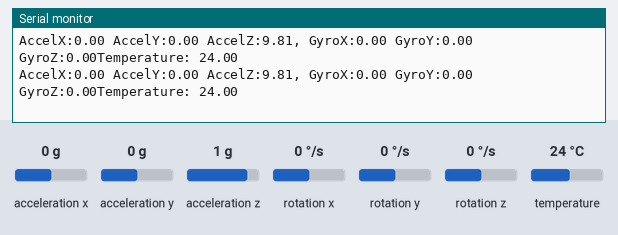
A sketch run on a simulated ESP32. On the bench: the last lines printed to the serial monitor. The test bench sets the inputs (shaded band); at power-on: acceleration x 0 g, acceleration y 0 g, acceleration z 1 g, rotation x 0 °/s, rotation y 0 °/s, rotation z 0 °/s, temperature 24 °C. Nothing arrives over Bluetooth unless stated.

Above: at 1.2 s.
1.3 s: acceleration x set to -0.8 g
At 2.2 s:
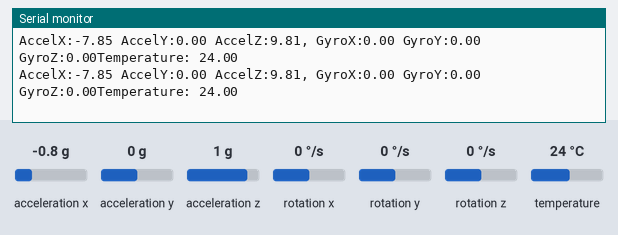
4.3 s: acceleration y set to -1.4 g
At 4.8 s:
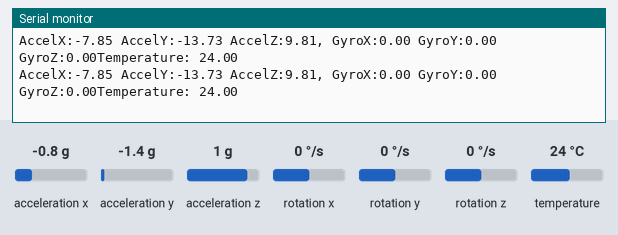
7.3 s: acceleration z set to -1.4 g
At 7.9 s:
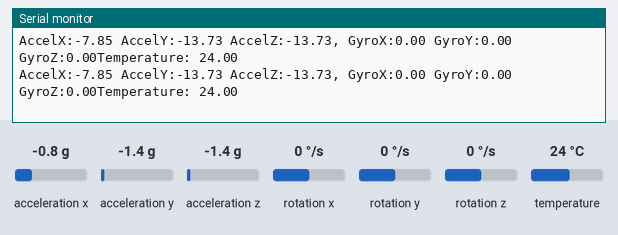
10.3 s: acceleration x set to 0 g
At 11.0 s:
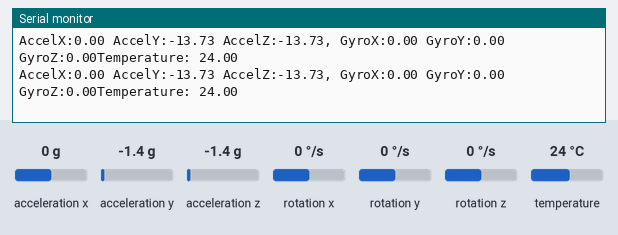
13.3 s: rotation x set to -192 °/s
At 13.9 s:
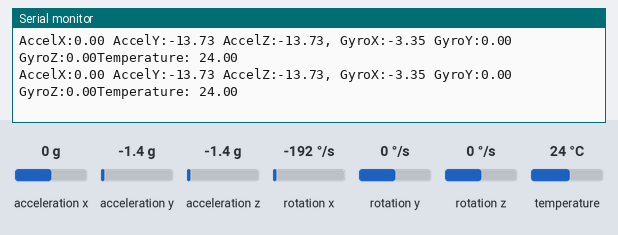
14.8 s: rotation y set to -192 °/s
At 15.3 s:
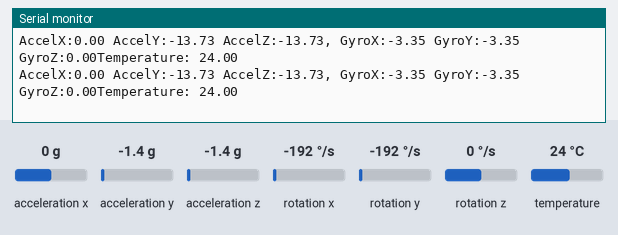

Measured:
- after the input at 1.3 s, the serial monitor: prints a new line at once (image 1)
- after the input at 4.3 s, the serial monitor: prints a new line at once (image 2)
- after the input at 7.3 s, the serial monitor: prints a new line at once (image 3)
- after the input at 10.3 s, the serial monitor: prints a new line at once (image 4)
- after the input at 13.3 s, the serial monitor: prints a new line at once (image 5)
- after the input at 14.8 s, the serial monitor: prints a new line at once (image 6)

The sketch:

main.ino
```cpp
// Basic demo for accelerometer readings from Adafruit MPU6050

#include <Adafruit_MPU6050.h>
#include <Adafruit_Sensor.h>
#include <Wire.h>

Adafruit_MPU6050 mpu;

#include "BluetoothSerial.h"

#if !defined(CONFIG_BT_ENABLED) || !defined(CONFIG_BLUEDROID_ENABLED)
#error Bluetooth is not enabled! Please run `make menuconfig` to and enable it
#endif

BluetoothSerial SerialBT;

void setup(void) {
  Serial.begin(115200);
  SerialBT.begin("ImuOnBag"); //Bluetooth device name
  SerialBT.println("Start sending data");
  Serial.println("The device started, now you can pair it with bluetooth!");
  while (!Serial) {
    delay(10); // will pause Zero, Leonardo, etc until serial console opens
  }

  // Try to initialize!
  if (!mpu.begin()) {
    Serial.println("Failed to find MPU6050 chip");
    while (1) {
      delay(10);
    }
  }

  mpu.setAccelerometerRange(MPU6050_RANGE_16_G);
  mpu.setGyroRange(MPU6050_RANGE_2000_DEG);
  mpu.setFilterBandwidth(MPU6050_BAND_260_HZ);
  Serial.println("");
}

void loop() {

  /* Get new sensor events with the readings */
  sensors_event_t a, g, temp;
  mpu.getEvent(&a, &g, &temp);

  /* Print out the values */
  Serial.print("AccelX:");
  Serial.print(a.acceleration.x);
  Serial.print(" ");
  Serial.print("AccelY:");
  Serial.print(a.acceleration.y);
  Serial.print(" ");
  Serial.print("AccelZ:");
  Serial.print(a.acceleration.z);
  Serial.print(", ");
  Serial.print("GyroX:");
  Serial.print(g.gyro.x);
  Serial.print(" ");
  Serial.print("GyroY:");
  Serial.print(g.gyro.y);
  Serial.print(" ");
  Serial.print("GyroZ:");
  Serial.print(g.gyro.z);
  Serial.print("Temperature: ");
  Serial.print(temp.temperature);
  Serial.println("");
  //  Bluetooth
  SerialBT.print(a.acceleration.x);
  SerialBT.print(" ");
  SerialBT.print(a.acceleration.y);
  SerialBT.print(" ");
  SerialBT.print(a.acceleration.z);
  SerialBT.print(" ");
  SerialBT.print(g.gyro.x);
  SerialBT.print(" ");
  SerialBT.print(g.gyro.y);
  SerialBT.print(" ");
  SerialBT.println(g.gyro.z);
//  delay(10);
}
```
